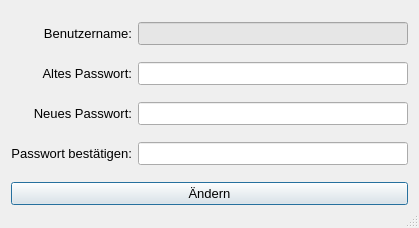
<?xml version="1.0" encoding="UTF-8"?>
<ui version="4.0">
 <class>Dialog</class>
 <widget class="QDialog" name="Dialog">
  <property name="geometry">
   <rect>
    <x>0</x>
    <y>0</y>
    <width>419</width>
    <height>228</height>
   </rect>
  </property>
  <property name="windowTitle">
   <string>Passwort ändern</string>
  </property>
  <property name="styleSheet">
   <string notr="true">/*QPushButton::!enabled{
font-color: rgb(230,230,230)
}*/
QLineEdit::!enabled{
background-color: rgb(230,230,230)
}</string>
  </property>
  <property name="sizeGripEnabled">
   <bool>true</bool>
  </property>
  <layout class="QGridLayout" name="gridLayout">
   <item row="1" column="1">
    <widget class="QLineEdit" name="le_altesPasswort">
     <property name="enabled">
      <bool>true</bool>
     </property>
     <property name="font">
      <font>
       <pointsize>10</pointsize>
      </font>
     </property>
     <property name="echoMode">
      <enum>QLineEdit::Password</enum>
     </property>
    </widget>
   </item>
   <item row="4" column="0" colspan="2">
    <widget class="QPushButton" name="pushButton_aendern">
     <property name="enabled">
      <bool>true</bool>
     </property>
     <property name="font">
      <font>
       <pointsize>10</pointsize>
      </font>
     </property>
     <property name="text">
      <string>Ändern</string>
     </property>
    </widget>
   </item>
   <item row="0" column="0">
    <widget class="QLabel" name="label">
     <property name="font">
      <font>
       <pointsize>10</pointsize>
      </font>
     </property>
     <property name="layoutDirection">
      <enum>Qt::LeftToRight</enum>
     </property>
     <property name="text">
      <string>Benutzername:</string>
     </property>
     <property name="alignment">
      <set>Qt::AlignRight|Qt::AlignTrailing|Qt::AlignVCenter</set>
     </property>
    </widget>
   </item>
   <item row="1" column="0">
    <widget class="QLabel" name="label_2">
     <property name="font">
      <font>
       <pointsize>10</pointsize>
      </font>
     </property>
     <property name="layoutDirection">
      <enum>Qt::LeftToRight</enum>
     </property>
     <property name="text">
      <string>Altes Passwort:</string>
     </property>
     <property name="alignment">
      <set>Qt::AlignRight|Qt::AlignTrailing|Qt::AlignVCenter</set>
     </property>
    </widget>
   </item>
   <item row="0" column="1">
    <widget class="QLineEdit" name="le_Benutzername">
     <property name="enabled">
      <bool>false</bool>
     </property>
     <property name="font">
      <font>
       <pointsize>10</pointsize>
      </font>
     </property>
    </widget>
   </item>
   <item row="2" column="1">
    <widget class="QLineEdit" name="le_neuesPasswort">
     <property name="enabled">
      <bool>true</bool>
     </property>
     <property name="font">
      <font>
       <pointsize>10</pointsize>
      </font>
     </property>
     <property name="echoMode">
      <enum>QLineEdit::Password</enum>
     </property>
    </widget>
   </item>
   <item row="2" column="0">
    <widget class="QLabel" name="label_3">
     <property name="font">
      <font>
       <pointsize>10</pointsize>
      </font>
     </property>
     <property name="layoutDirection">
      <enum>Qt::LeftToRight</enum>
     </property>
     <property name="text">
      <string>Neues Passwort:</string>
     </property>
     <property name="alignment">
      <set>Qt::AlignRight|Qt::AlignTrailing|Qt::AlignVCenter</set>
     </property>
    </widget>
   </item>
   <item row="3" column="1">
    <widget class="QLineEdit" name="le_passwortBestaetigen">
     <property name="font">
      <font>
       <pointsize>10</pointsize>
      </font>
     </property>
     <property name="echoMode">
      <enum>QLineEdit::Password</enum>
     </property>
    </widget>
   </item>
   <item row="3" column="0">
    <widget class="QLabel" name="label_4">
     <property name="font">
      <font>
       <pointsize>10</pointsize>
      </font>
     </property>
     <property name="layoutDirection">
      <enum>Qt::LeftToRight</enum>
     </property>
     <property name="text">
      <string>Passwort bestätigen:</string>
     </property>
     <property name="alignment">
      <set>Qt::AlignRight|Qt::AlignTrailing|Qt::AlignVCenter</set>
     </property>
    </widget>
   </item>
  </layout>
 </widget>
 <resources/>
 <connections/>
</ui>
